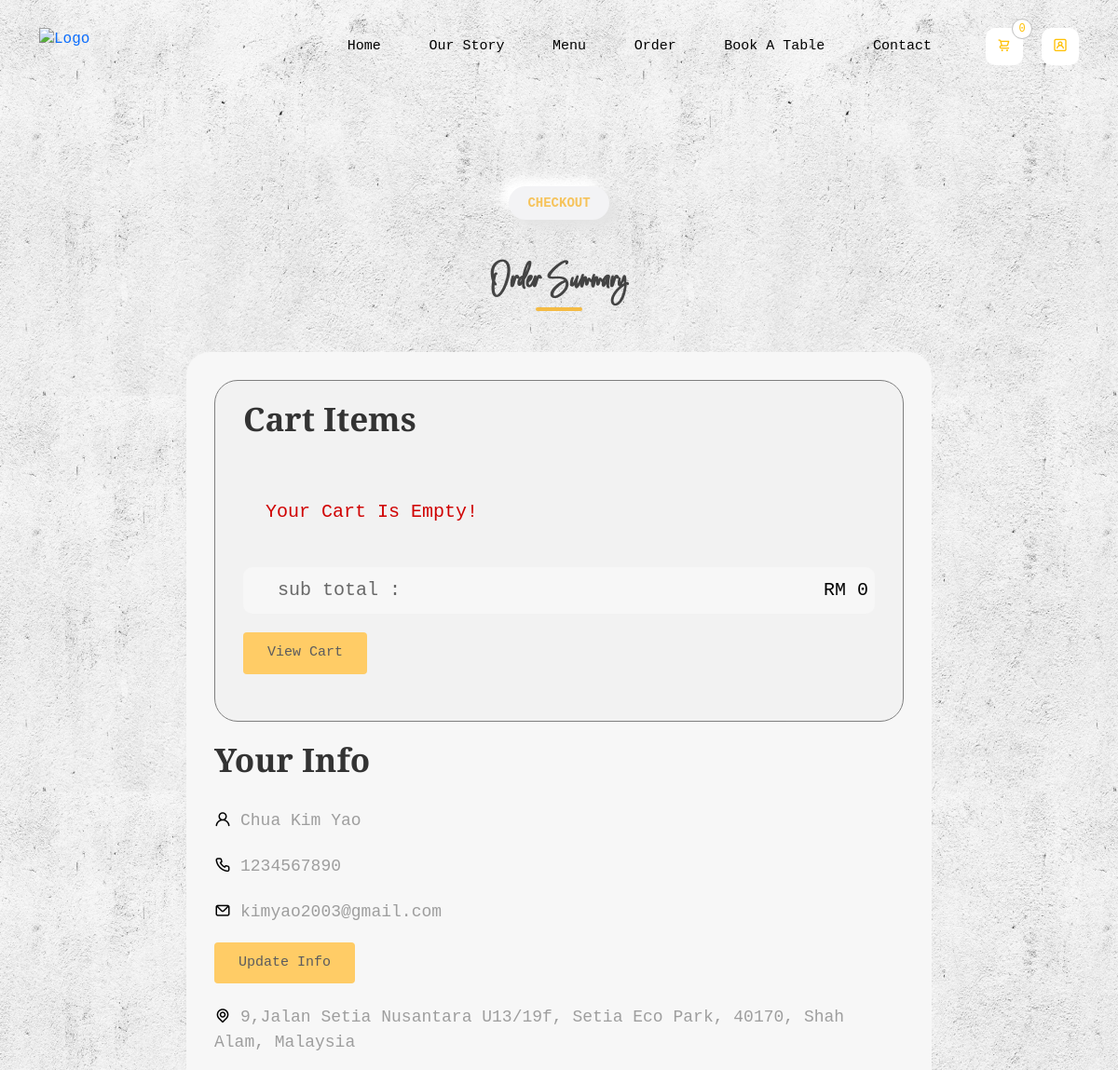
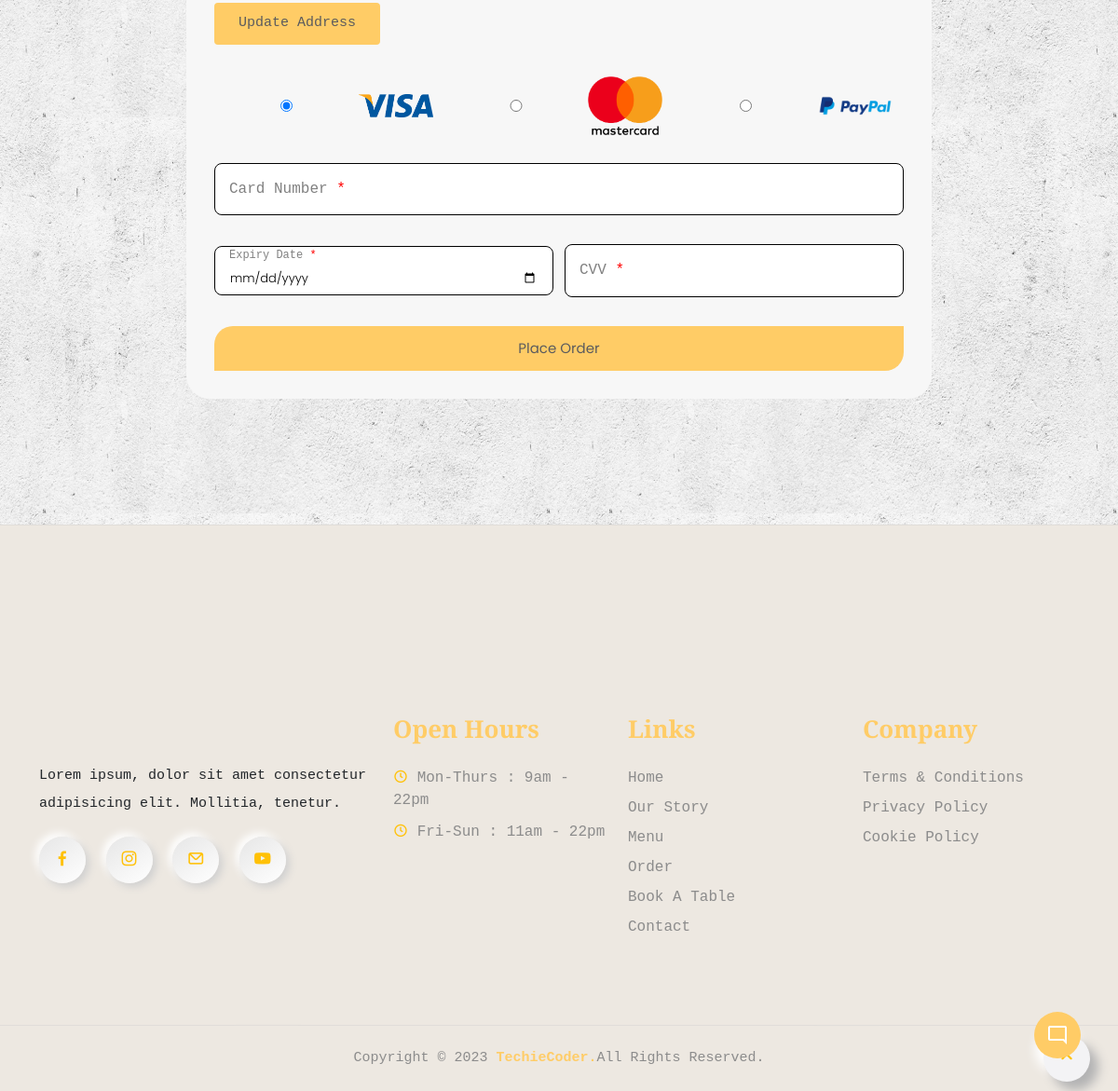
Page /Checkout.php (signed in) on the committed database (2 pictures, top to bottom).
### tables this page shows
CREATE TABLE `users` (
  `id` int(100) NOT NULL,
  `name` varchar(20) NOT NULL,
  `email` varchar(50) NOT NULL,
  `number` varchar(10) NOT NULL,
  `password` varchar(50) NOT NULL,
  `address` varchar(500) NOT NULL
);

### Checkout.php (the view, shortened to what this page needs)
<?php
    include 'components/connect.php';
    if(isset($_SESSION['user_id'])){
        $user_id = $_SESSION['user_id'];
    }else{
        $user_id = '';
        header('location:Homepage.php');
    };
?>
<!DOCTYPE html>
<html lang="en">
<head>
    <link rel="stylesheet" href="https://cdnjs.cloudflare.com/ajax/libs/font-awesome/6.4.2/css/all.min.css">
    <link rel="stylesheet" href="https://unicons.iconscout.com/release/v4.0.0/css/line.css">
    <link rel="stylesheet" href="css/bootstrap.min.css">
    <link rel="stylesheet" href="css/swiper-bundle.min.css">
    <link rel="stylesheet" href="css/jquery.fancybox.min.css">
    <link rel="stylesheet" href="css/style.css">
</head>
<body class="body-fixed">
    <?php include 'components/user_header.php'?>
    <div id="viewport">
        <div id="js-scroll-content">
            <section class="checkout section" style="background-image: url(images/booktable-img.png);">
                <div class="container">
                    <div class="row">
                        <div class="col-lg-12">
                            <div class="sec-title text-center mb-5">
                                <p class="sec-sub-title mb-3">Checkout</p>
                                <h2 class="h2-title">Order Summary</h2>
                            </div>
                            <div class="checkout-middle">
                                <form action="" method="post">
                                    <div class="cart-items">
                                        <h3>Cart Items</h3>
                                        <?php
                                            $grand_total = 0;
                                            $cart_items[] = '';
                                            $select_cart = $conn->prepare("SELECT * FROM `cart` WHERE user_id = ?");
                                            $select_cart->execute([$user_id]);
                                            if($select_cart->rowCount() > 0){
                                                while($fetch_cart = $select_cart->fetch(PDO::FETCH_ASSOC)){
                                                $cart_items[] = $fetch_cart['name'].' ('.$fetch_cart['price'].' x '. $fetch_cart['quantity'].') - ';
                                                $total_products = implode($cart_items);
                                                $grand_total += ($fetch_cart['price'] * $fetch_cart['quantity']);
                                        ?>
                                        <p><span class="dish-title"><?= $fetch_cart['name']; ?></span><span class="price">RM <?= $fetch_cart['price']; ?> x <?= $fetch_cart['quantity']; ?></span></p>
                                        <?php
                                                }
                                            }else{
                                                echo '<p class="empty">your cart is empty!</p>';
                                            }
                                        ?>
                                        <p class="grand-total"><span class="dish-title">sub total : </span><span class="price">RM <?= $grand_total; ?></span></p>
                                        <a href="Cart.php" class="btn">view cart</a>
                                    </div>
                                    <div class="user-profile">
                                        <h3>Your Info</h3>
                                        <p><i class="uil uil-user"></i><span><?= $fetch_profile['name'] ?></span></p>
                                        <p><i class="uil uil-phone"></i><span><?= $fetch_profile['number'] ?></span></p>
                                        <p><i class="uil uil-envelope"></i><span><?= $fetch_profile['email'] ?></span></p>
                                        <a href="Updateinfo.php" class="btn">Update Info</a>
                                        <p><i class="uil uil-location-point"></i><span><?php if($fetch_profile['address'] == ''){echo 'please enter your address';}else{echo $fetch_profile['address'];} ?></span></p>
                                        <a href="Updateaddress.php" class="btn">Update Address</a>
                                        <div class="payment-method">
                                            <input type="radio" name="method" id="method-1" checked value="Visa">
                                            <label for="method-1" class="payment-method-item">
                                                <img src="images/visa.png" alt="">
                                            </label>
                                            <input type="radio" name="method" id="method-2" value="MasterCard">
                                            <label for="method-2" class="payment-method-item">
                                                <img src="images/mastercard.png" alt="">
                                            </label>
                                            <input type="radio" name="method" id="method-3" value="Paypal">
                                            <label for="method-3" class="payment-method-item">
                                                <img src="images/paypal.png" alt="">
                                        </div>
                                        <div class="payment-form-group">
                                            <input type="text" pattern="[0-9]*" inputmode="numeric" placeholder=" " class="payment-form-control" id="card-number" required maxlength="16">
                                            <label for="card-number" class="payment-form-label payment-form-label-required">Card Number</label>
                                        </div>
                                        <div class="payment-form-group-flex">
                                            <div class="payment-form-group">
                                                <input type="date" placeholder=" " class="payment-form-control" id="expiry-date" required>
                                                <label for="expiry-date" class="payment-form-label payment-form-label-required">Expiry Date</label>
                                            </div>
                                            <div class="payment-form-group">
                                                <input type="text" pattern="[0-9]*" inputmode="numeric" placeholder=" " class="payment-form-control" id="cvv" required maxlength="3">
                                                <label for="cvv" class="payment-form-label payment-form-label-required">CVV</label>
                                            </div>
                                        </div>
                                        <div class="button-2">
                                            <input type="submit" value="place order" name="submit" class="btn <?php if($fetch_profile['address'] == ''){echo 'disabled';} ?>">
                                        </div>
                                    </div>
                                </form>
                            </div>
                        </div>
                    </div>
                </div>
            </section>
            <?php include 'components/footer.php'?>
        </div>
    </div>
    <div class="fixed-btn">
        <button class="chatbot-toggler">
            <span class="material-symbols-outlined">mode_comment</span>
        </button>
    </div>
</body>
</html>

### rows in the picture
users: name "Chua Kim Yao", number "1234567890", email "kimyao2003@gmail.com", address "9,Jalan Setia Nusantara U13/19f, Setia Eco Park, 40170, Shah Alam, Malaysia", submit "place order"

### other values in the picture
$total_cart_items "0"
$grand_total "0"
